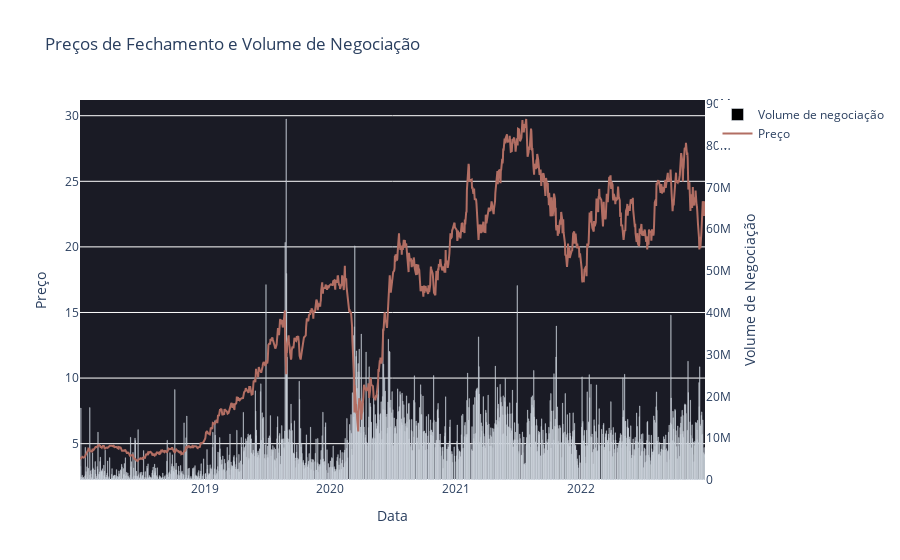

Notebook cell for this chart:
### Code cell
# Obtem a série temporal dos preços de fechamento do ticket em questão.
closing_prices_serie = ticker_data['Adj Close']
# Obtem a série temporal do volume diário de negociação do ticket em questão.
volume_serie = ticker_data['Volume']

# Plota o gráfico dos (Preços de Fechamento x Volume de Negociação) para o ticket em questão.
plot_close_prices_with_volume(closing_prices_serie,volume_serie)

### Figure 1 — Plotly figure (JSON) as saved in the notebook; plotly's stock layout.template omitted (floating-point values rounded to 4 significant figures; data arrays with more than 128 entries replaced by an {"elided": "..."} marker saying what was removed)
{"data": [{"marker": {"color": "black"}, "name": "Volume de negociação", "type": "bar", "x": {"elided": "1239 str values"}, "y": {"elided": "1239 int values"}, "yaxis": "y2"}, {"line": {"color": "#B26E63"}, "mode": "lines", "name": "Preço", "type": "scatter", "x": {"elided": "1239 str values"}, "y": {"elided": "1239 float values"}, "yaxis": "y"}], "layout": {"paper_bgcolor": "white", "plot_bgcolor": "#1A1B25", "title": {"text": "Preços de Fechamento e Volume de Negociação"}, "xaxis": {"title": {"text": "Data"}}, "yaxis": {"overlaying": "y2", "title": {"text": "Preço"}}, "yaxis2": {"showgrid": false, "side": "right", "title": {"text": "Volume de Negociação"}}}}
